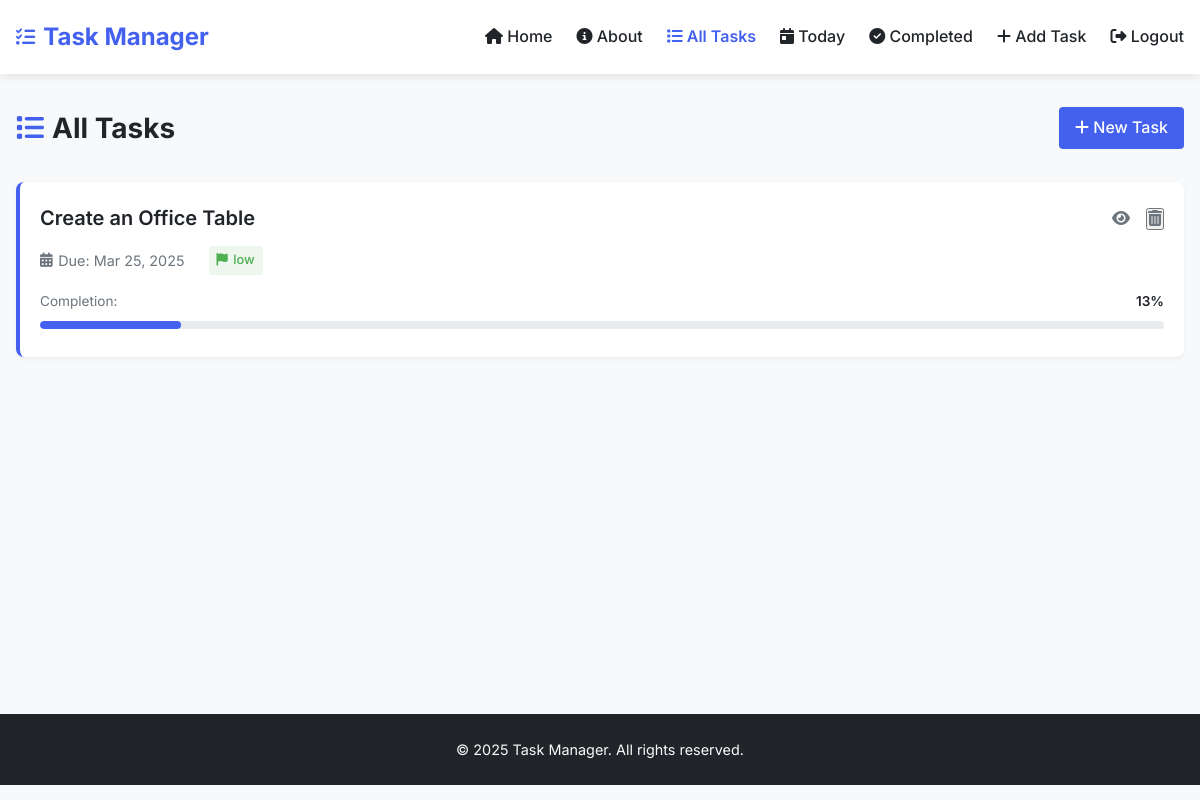
Screenshot of /all_tasks/ (signed in) with the database file from the repository.
### task_manager/models.py (models this page shows, shortened)
class Task(models.Model):
    user = models.ForeignKey(settings.AUTH_USER_MODEL, on_delete=models.CASCADE)
    description = models.TextField()
    title = models.CharField(max_length=200, blank=True, null=True)  # Add title field
    start_date = models.DateField()
    due_date = models.DateField()
    priority = models.CharField(max_length=10, choices=[
        ('High', 'High'),
        ('Medium', 'Medium'),
        ('Low', 'Low'),
    ])
    completed = models.BooleanField(default=False)

### task_manager/views.py (the view)
# urls.py: path("all_tasks/", views.all_tasks, name="all_tasks"),
@login_required
def all_tasks(request):
    tasks = Task.objects.filter(user=request.user)
    for task in tasks:
        task.subtasks = Subtask.objects.filter(task=task)
        total_subtasks = task.subtasks.count()
        completed_subtasks = task.subtasks.filter(completed=True).count()
        if total_subtasks > 0:
            task.completion_percentage = (completed_subtasks / total_subtasks) * 100
        else:
            task.completion_percentage = 0
    return render(request, 'all_tasks.html', {'tasks': tasks})

### task_manager/templates/all_tasks.html (shortened to what this page needs)
{% extends 'base.html' %}
{% block content %}
<div class="page-header">
    <div class="page-header-content">
        <h2 class="page-title">
            <i class="fas fa-list"></i> All Tasks
        </h2>
        <div class="page-actions">
            <a href="{% url 'add_task' %}" class="btn btn-primary">
                <i class="fas fa-plus"></i> New Task
            </a>
        </div>
    </div>
</div>
{% if tasks %}
    <div class="task-list">
        {% for task in tasks %}
            <div class="task-item {% if task.completion_percentage == 100 %}completed{% endif %}">
                <div class="task-header">
                    <h3 class="task-title">
                        <a href="{% url 'task_detail' task.id %}">{{ task.title }}</a>
                    </h3>
                    <div class="task-actions">
                        <a href="{% url 'task_detail' task.id %}" class="task-action" title="View Details">
                            <i class="fas fa-eye"></i>
                        </a>
                        <form id="delete-form-{{ task.id }}" action="{% url 'delete_task' task.id %}" method="POST" style="display: inline;">
                            <button type="button" class="task-action delete" title="Delete Task" onclick="confirmDelete('{{ task.id }}');">
                                <i class="fas fa-trash-alt"></i>
                            </button>
                        </form>
                    </div>
                </div>
                <div class="task-meta">
                    <span><i class="fas fa-calendar-alt"></i> Due: {{ task.due_date|date:"M d, Y" }}</span>
                    <span class="priority priority-{{ task.priority|lower }}">
                        <i class="fas fa-flag"></i> {{ task.priority }}
                    </span>
                </div>
                <div class="task-progress">
                    <div class="progress-info">
                        <span class="progress-label">Completion:</span>
                        <span class="progress-percentage">{{ task.completion_percentage|floatformat:0 }}%</span>
                    </div>
                    <div class="progress-bar-container">
                        <div class="progress-bar {% if task.completion_percentage == 100 %}complete{% endif %}"
                             style="width: {{ task.completion_percentage }}%;"></div>
                    </div>
                </div>
            </div>
        {% endfor %}
    </div>
{% endif %}
{% endblock %}

### task_manager/templates/base.html (style rules this page uses)
:root { --primary: #4361ee; --primary-light: #4895ef; --success: #4CAF50; --success-light: #a7e9af; --danger: #ef476f; --warning: #ffd166; --dark: #212529; --gray: #6c757d; --light: #f8f9fa; --white: #ffffff; }
* { margin: 0; padding: 0; box-sizing: border-box; }
body { font-family: 'Inter', sans-serif; line-height: 1.6; color: var(--dark); background-color: var(--light); padding: 0; margin: 0; }
.btn { display: inline-block; padding: 0.5rem 1rem; border-radius: 4px; font-weight: 500; text-decoration: none; cursor: pointer; transition: all 0.3s; border: none; }
.btn-primary { background-color: var(--primary); color: var(--white); }
.progress-bar-container { width: 100%; background-color: #e9ecef; border-radius: 5px; margin: 8px 0; }
.progress-bar { background-color: var(--success); height: 10px; border-radius: 5px; transition: width 0.3s ease; }
.task-item { padding: 1rem; border-radius: 6px; background-color: var(--white); margin-bottom: 1rem; border-left: 4px solid var(--primary); box-shadow: 0 2px 5px rgba(0, 0, 0, 0.05); transition: transform 0.2s, box-shadow 0.2s; }
.task-header { display: flex; justify-content: space-between; align-items: center; margin-bottom: 0.5rem; }
.task-title { font-weight: 600; font-size: 1.1rem; }
.task-actions { display: flex; gap: 0.5rem; }
.task-action { color: var(--gray); cursor: pointer; transition: color 0.2s; }
.task-meta { display: flex; gap: 1rem; font-size: 0.875rem; color: var(--gray); }
.task-meta span { display: flex; align-items: center; gap: 0.25rem; }

### task_manager/templates/all_tasks.html (style rules this page uses)
.page-header { margin-bottom: 2rem; }
.page-header-content { display: flex; justify-content: space-between; align-items: center; }
.page-title { font-size: 1.75rem; margin: 0; color: var(--dark); display: flex; align-items: center; gap: 0.5rem; }
.page-title i { color: var(--primary); }
.task-list { display: flex; flex-direction: column; gap: 1rem; }
.task-item { background-color: var(--white); border-radius: 8px; padding: 1.25rem; box-shadow: 0 2px 4px rgba(0, 0, 0, 0.05); border-left: 4px solid var(--primary); transition: transform 0.2s, box-shadow 0.2s; }
.task-header { display: flex; justify-content: space-between; align-items: center; margin-bottom: 0.75rem; }
.task-title { font-size: 1.25rem; margin: 0; font-weight: 600; }
.task-title a { color: var(--dark); text-decoration: none; transition: color 0.2s; }
.task-actions { display: flex; gap: 1rem; }
.task-action { color: var(--gray); font-size: 1rem; transition: all 0.2s; }
.task-meta { display: flex; gap: 1.5rem; margin-bottom: 1rem; color: var(--gray); font-size: 0.9rem; }
.task-meta span { display: flex; align-items: center; gap: 0.35rem; }
.priority { padding: 0.25rem 0.5rem; border-radius: 4px; font-weight: 500; font-size: 0.8rem; }
.priority-low { background-color: rgba(76, 175, 80, 0.1); color: var(--success); }
.task-progress { margin-top: 0.5rem; }
.progress-info { display: flex; justify-content: space-between; margin-bottom: 0.35rem; font-size: 0.85rem; }
.progress-label { color: var(--gray); }
.progress-percentage { font-weight: 600; color: var(--dark); }
.progress-bar-container { width: 100%; height: 8px; background-color: #e9ecef; border-radius: 4px; overflow: hidden; }
.progress-bar { height: 100%; background-color: var(--primary); border-radius: 4px; transition: width 0.3s ease; }

### rows the page displays
Task: title "Create an Office Table", due_date "Mar 25, 2025", priority "low", completion_percentage "13"
